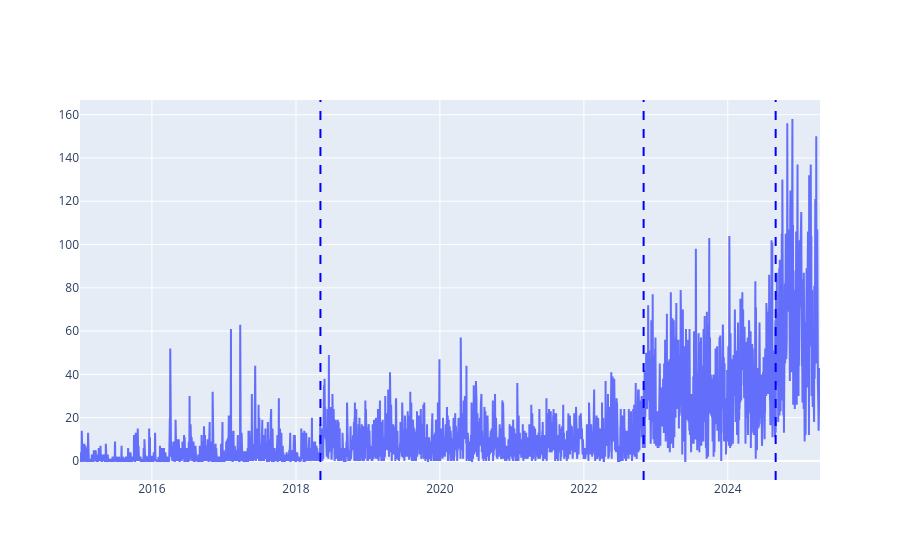
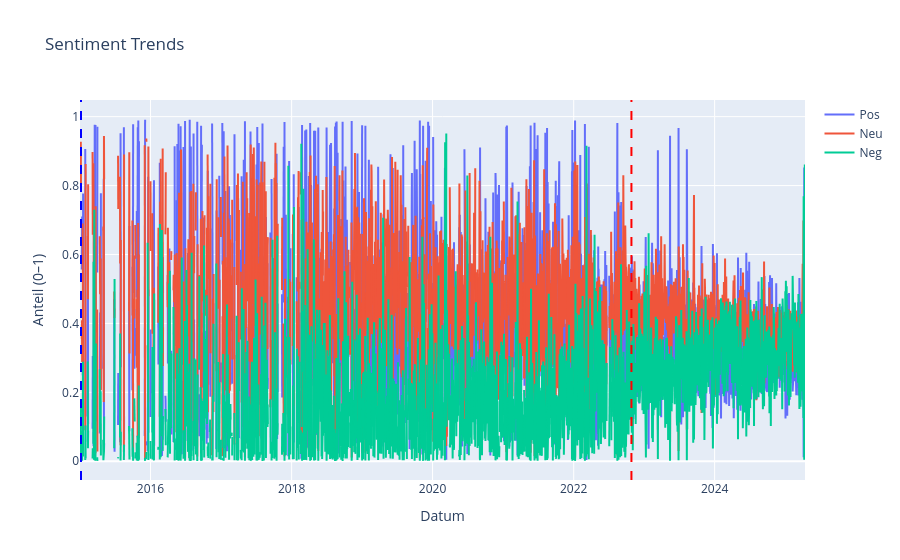
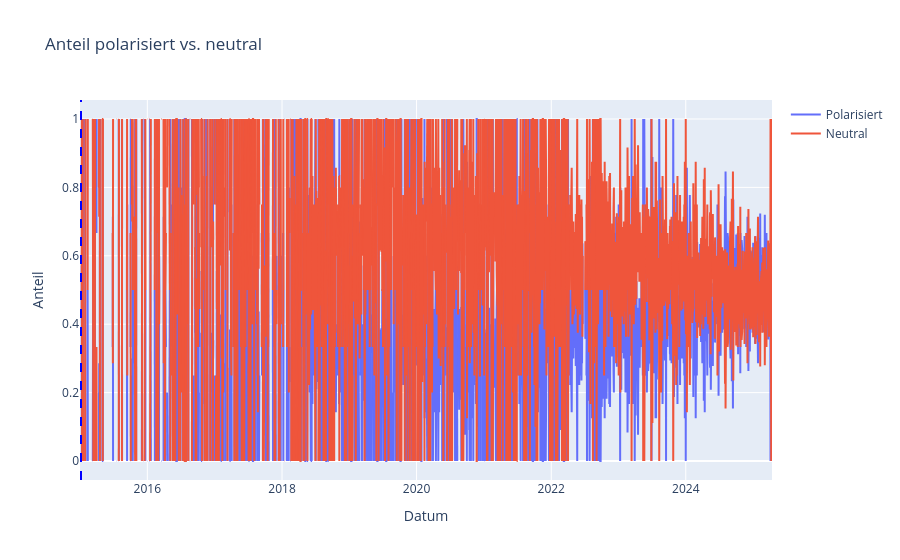
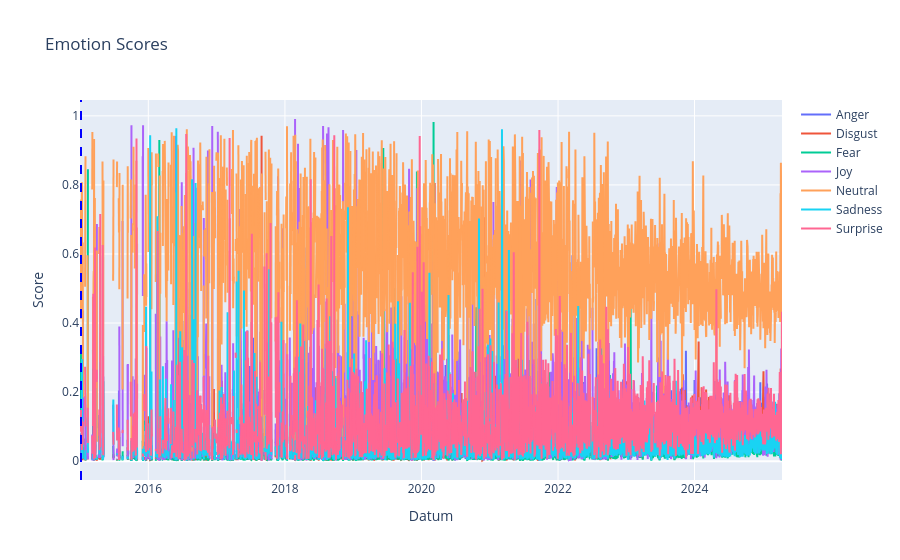

These figures' notebook cell, in order:
### Code cell
# Plot 1: Tweet-Aktivität
fig1 = go.Figure()
fig1.add_trace(go.Scatter(x=final_daily_df["date"], y=final_daily_df['tweet_count'], mode='lines', name='Tweet Count'))

# Apply change point detection for tweet activity
tweet_activity_data = final_daily_df["tweet_count"].values.reshape(-1, 1)

# Use ruptures for change point detection
model = rpt.Binseg(model="l2")  # Binary segmentation with l2 norm
n_bkps = 3  # Number of breakpoints to detect
breakpoints = model.fit_predict(tweet_activity_data, n_bkps=n_bkps)

# Add vertical lines for detected breakpoints
for bkp in breakpoints[:-1]:  # Exclude the last breakpoint (end of data)
    fig1.add_vline(x=final_daily_df["date"].iloc[bkp], line=dict(color="blue", dash="dash"), name="Breakpoint")

#print breakpoints
print("Detected breakpoints for tweet activity:", breakpoints)
print("Breakpoints as dates:", final_daily_df['date'].iloc[breakpoints[:-1]].tolist())


# Plot 2: Sentiment-Trends
fig2 = go.Figure()
for col in ['pos', 'neu', 'neg']:
    fig2.add_trace(go.Scatter(x=final_daily_df["date"], y=final_daily_df[col], mode='lines', name=col.capitalize()))
fig2.add_vline(x="2022-10-27", line=dict(color="red", dash="dash"))
fig2.update_layout(title="Sentiment Trends", xaxis_title="Datum", yaxis_title="Anteil (0–1)")

# Apply change point detection for sentiment trends
sentiment_data = final_daily_df[['pos', 'neu', 'neg']].values

# Use ruptures for change point detection
model = rpt.Binseg(model="l2")  # Binary segmentation with l2 norm
n_bkps = 3  # Number of breakpoints to detect
breakpoints = model.fit_predict(sentiment_data, n_bkps=n_bkps)

# Add vertical lines for detected breakpoints
for bkp in breakpoints[:-1]:  # Exclude the last breakpoint (end of data)
    fig2.add_vline(x=final_daily_df["date"].iloc[bkp], line=dict(color="blue", dash="dash"), name="Breakpoint")

print("Detected breakpoints for sentiment trends:", breakpoints)
print("Breakpoints as dates:", final_daily_df['date'].iloc[breakpoints[:-1]].tolist())


# Plot 3: Polarisiert vs Neutral
fig3 = go.Figure()
fig3.add_trace(go.Scatter(x=final_daily_df["date"], y=final_daily_df['polarized'], name='Polarisiert', mode='lines'))
fig3.add_trace(go.Scatter(x=final_daily_df["date"], y=final_daily_df['not_polarized'], name='Neutral', mode='lines'))

fig3.update_layout(title="Anteil polarisiert vs. neutral", xaxis_title="Datum", yaxis_title="Anteil")

# Apply change point detection for polarization trends
polarization_data = final_daily_df[["polarized", "not_polarized"]].values

# Use ruptures for change point detection
model = rpt.Binseg(model="l2")  # Binary segmentation with rbm norm
n_bkps = 3  # Number of breakpoints to detect
breakpoints = model.fit_predict(polarization_data, n_bkps=n_bkps)

# Add vertical lines for detected breakpoints
for bkp in breakpoints[:-1]:  # Exclude the last breakpoint (end of data)
    fig3.add_vline(x=final_daily_df["date"].iloc[bkp], line=dict(color="blue", dash="dash"), name="Breakpoint")

#print breakpoints
print("Detected breakpoints for polarization trends:", breakpoints)
print("Breakpoints as dates:", final_daily_df['date'].iloc[breakpoints[:-1]].tolist())

# Plot 4: Emotionen
fig4 = go.Figure()
for col in ['anger', 'disgust', 'fear', 'joy', 'neutral', 'sadness', 'surprise']:
    fig4.add_trace(go.Scatter(x=final_daily_df["date"], y=final_daily_df[col], mode='lines', name=col.capitalize()))
fig4.update_layout(title="Emotion Scores", xaxis_title="Datum", yaxis_title="Score")

# Apply change point detection for emotion trends
emotion_data = final_daily_df[['anger', 'disgust', 'fear', 'joy', 'neutral', 'sadness', 'surprise']].values

# Use ruptures for change point detection
model = rpt.Binseg(model="l2")  # Binary segmentation with l2 norm
n_bkps = 3  # Number of breakpoints to detect
breakpoints = model.fit_predict(emotion_data, n_bkps=n_bkps)

# Add vertical lines for detected breakpoints
for bkp in breakpoints[:-1]:  # Exclude the last breakpoint (end of data)
    fig4.add_vline(x=final_daily_df["date"].iloc[bkp], line=dict(color="blue", dash="dash"), name="Breakpoint")

# Print breakpoints
print("Detected breakpoints for emotion trends:", breakpoints)
print("Breakpoints as dates:", final_daily_df['date'].iloc[breakpoints[:-1]].tolist())

# Plot 5: Persönlichkeit
fig5 = go.Figure()
for col in ['Extroversion', 'Neuroticism', 'Agreeableness', 'Conscientiousness', 'Openness']:
    fig5.add_trace(go.Scatter(x=final_daily_df["date"], y=final_daily_df[col], mode='lines', name=col))
fig5.update_layout(title="Big Five Traits", xaxis_title="Datum", yaxis_title="Score (0–1)")

# Apply change point detection for personality traits
personality_data = final_daily_df[['Extroversion', 'Neuroticism', 'Agreeableness', 'Conscientiousness', 'Openness']].values

# Use ruptures for change point detection
model = rpt.Binseg(model="l2")  # Binary segmentation with l2 norm
n_bkps = 3  # Number of breakpoints to detect
breakpoints = model.fit_predict(personality_data, n_bkps=n_bkps)

# Add vertical lines for detected breakpoints
for bkp in breakpoints[:-1]:  # Exclude the last breakpoint (end of data)
    fig5.add_vline(x=final_daily_df["date"].iloc[bkp], line=dict(color="blue", dash="dash"), name="Breakpoint")

print("Detected breakpoints for personality traits:", breakpoints)
print("Breakpoints as dates:", final_daily_df['date'].iloc[breakpoints[:-1]].tolist())

fig1.show()
fig2.show()
fig3.show()
fig4.show()
fig5.show()

### Figure 1 — Plotly figure (JSON) as saved in the notebook; plotly's stock layout.template omitted (floating-point values rounded to 4 significant figures; data arrays with more than 128 entries replaced by an {"elided": "..."} marker saying what was removed)
{"data": [{"mode": "lines", "name": "Tweet Count", "type": "scatter", "x": {"elided": "3756 str values"}, "y": {"elided": "3756 int values"}}], "layout": {"shapes": [{"line": {"color": "blue", "dash": "dash"}, "name": "Breakpoint", "type": "line", "x0": "2018-05-05T00:00:00", "x1": "2018-05-05T00:00:00", "xref": "x", "y0": 0, "y1": 1, "yref": "y domain"}, {"line": {"color": "blue", "dash": "dash"}, "name": "Breakpoint", "type": "line", "x0": "2022-10-31T00:00:00", "x1": "2022-10-31T00:00:00", "xref": "x", "y0": 0, "y1": 1, "yref": "y domain"}, {"line": {"color": "blue", "dash": "dash"}, "name": "Breakpoint", "type": "line", "x0": "2024-08-31T00:00:00", "x1": "2024-08-31T00:00:00", "xref": "x", "y0": 0, "y1": 1, "yref": "y domain"}]}}

### Figure 2 — Plotly figure (JSON) as saved in the notebook; plotly's stock layout.template omitted (floating-point values rounded to 4 significant figures; data arrays with more than 128 entries replaced by an {"elided": "..."} marker saying what was removed)
{"data": [{"mode": "lines", "name": "Pos", "type": "scatter", "x": {"elided": "3756 str values"}, "y": {"elided": "3756 float values"}}, {"mode": "lines", "name": "Neu", "type": "scatter", "x": {"elided": "3756 str values"}, "y": {"elided": "3756 float values"}}, {"mode": "lines", "name": "Neg", "type": "scatter", "x": {"elided": "3756 str values"}, "y": {"elided": "3756 float values"}}], "layout": {"shapes": [{"line": {"color": "red", "dash": "dash"}, "type": "line", "x0": "2022-10-27", "x1": "2022-10-27", "xref": "x", "y0": 0, "y1": 1, "yref": "y domain"}, {"line": {"color": "blue", "dash": "dash"}, "name": "Breakpoint", "type": "line", "x0": "2015-01-06T00:00:00", "x1": "2015-01-06T00:00:00", "xref": "x", "y0": 0, "y1": 1, "yref": "y domain"}], "title": {"text": "Sentiment Trends"}, "xaxis": {"title": {"text": "Datum"}}, "yaxis": {"title": {"text": "Anteil (0–1)"}}}}

### Figure 3 — Plotly figure (JSON) as saved in the notebook; plotly's stock layout.template omitted (floating-point values rounded to 4 significant figures; data arrays with more than 128 entries replaced by an {"elided": "..."} marker saying what was removed)
{"data": [{"mode": "lines", "name": "Polarisiert", "type": "scatter", "x": {"elided": "3756 str values"}, "y": {"elided": "3756 float values"}}, {"mode": "lines", "name": "Neutral", "type": "scatter", "x": {"elided": "3756 str values"}, "y": {"elided": "3756 float values"}}], "layout": {"shapes": [{"line": {"color": "blue", "dash": "dash"}, "name": "Breakpoint", "type": "line", "x0": "2015-01-06T00:00:00", "x1": "2015-01-06T00:00:00", "xref": "x", "y0": 0, "y1": 1, "yref": "y domain"}], "title": {"text": "Anteil polarisiert vs. neutral"}, "xaxis": {"title": {"text": "Datum"}}, "yaxis": {"title": {"text": "Anteil"}}}}

### Figure 4 — Plotly figure (JSON) as saved in the notebook; plotly's stock layout.template omitted (floating-point values rounded to 4 significant figures; data arrays with more than 128 entries replaced by an {"elided": "..."} marker saying what was removed)
{"data": [{"mode": "lines", "name": "Anger", "type": "scatter", "x": {"elided": "3756 str values"}, "y": {"elided": "3756 float values"}}, {"mode": "lines", "name": "Disgust", "type": "scatter", "x": {"elided": "3756 str values"}, "y": {"elided": "3756 float values"}}, {"mode": "lines", "name": "Fear", "type": "scatter", "x": {"elided": "3756 str values"}, "y": {"elided": "3756 float values"}}, {"mode": "lines", "name": "Joy", "type": "scatter", "x": {"elided": "3756 str values"}, "y": {"elided": "3756 float values"}}, {"mode": "lines", "name": "Neutral", "type": "scatter", "x": {"elided": "3756 str values"}, "y": {"elided": "3756 float values"}}, {"mode": "lines", "name": "Sadness", "type": "scatter", "x": {"elided": "3756 str values"}, "y": {"elided": "3756 float values"}}, {"mode": "lines", "name": "Surprise", "type": "scatter", "x": {"elided": "3756 str values"}, "y": {"elided": "3756 float values"}}], "layout": {"shapes": [{"line": {"color": "blue", "dash": "dash"}, "name": "Breakpoint", "type": "line", "x0": "2015-01-06T00:00:00", "x1": "2015-01-06T00:00:00", "xref": "x", "y0": 0, "y1": 1, "yref": "y domain"}], "title": {"text": "Emotion Scores"}, "xaxis": {"title": {"text": "Datum"}}, "yaxis": {"title": {"text": "Score"}}}}
